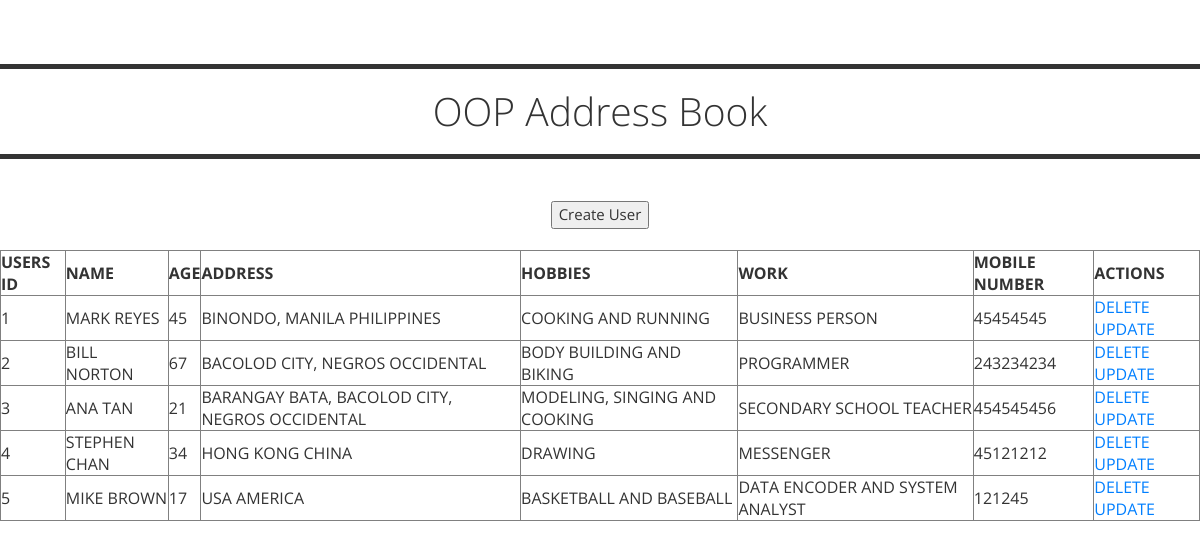
The page / on the database its author committed.
### tables this page shows
CREATE TABLE IF NOT EXISTS `users` (
  `id` int(11) NOT NULL AUTO_INCREMENT,
  `name` varchar(100) NOT NULL,
  `age` int(3) NOT NULL,
  `address` varchar(200) NOT NULL,
  `hobbies` varchar(100) NOT NULL,
  `work` varchar(50) NOT NULL,
  `mobile` int(15) NOT NULL,
  PRIMARY KEY (`id`)
);

### database.php (called while the page is built, shortened)
<?php
class Database extends PDO {
    private $stmt = "";
    public function __construct() {
        $options = array(
            PDO::ATTR_PERSISTENT => true,
            PDO::ATTR_ERRMODE => PDO::ERRMODE_EXCEPTION
        );
    }
    public function run($statement, $bind = array()) {
        try {
            $this->stmt = $this->prepare($statement);
            $this->stmt->execute($bind);
        } catch (Exception $e) {
            throw $e;
        }
    }
	public function fetchArray() {
        return $this->stmt->fetch(PDO::FETCH_ASSOC);
    }
    public function rowCount() {
        return $this->stmt->rowCount();
    }
}
?>

### user.php (called while the page is built, shortened)
<?php
require("database.php");
class user {
	private $db = null;
    function __construct() {
        $this->db = new Database();
    }
	public function display(){
		$temp_arr = array();
		$res = $this->db->run("SELECT * FROM users");
		while($row = $this->db->fetchArray()) {
			 $temp_arr[] =$row;
		 }
		return $temp_arr;
    }
}
?>

### index.php (the view, shortened to what this page needs)
<?php
	require_once('user.php');
	$user = new user();
?>
<html>
	<link href="bootstrap/css/bootstrap.min.css" rel="stylesheet">
	<body bgcolor="lightgreen">
	<br><br>
	<hr style="height:5px;border:none;color:#333;background-color:#333;" />
	<h1 align="center"> OOP Address Book </h1>
	<hr style="height:5px;border:none;color:#333;background-color:#333;" />
	<br>
	<center>
		<input type='button' name='add' value='Create User' onclick=javascript:location.href='create.php' title="Click here to add records in the database." />
	</center>
	<br>
	<table border='1' align="center">
		<tr>
			<th>USERS ID</th>
			<th>NAME</th>
			<th>AGE</th>
			<th>ADDRESS</th>
			<th>HOBBIES</th>
			<th>WORK</th>
			<th>MOBILE NUMBER</th>
			<th>ACTIONS</th>
		</tr>
	<?php
		$data = $user->display();
		$i = 0;
		foreach( $data as $eachrecord ) {
			$i++;
	?>
		<tr>
			<td><?php echo $i; ?> </td>
			<td><?php echo $eachrecord ['name']; ?></td>
			<td><?php echo $eachrecord ['age']; ?></td>
			<td><?php echo $eachrecord ['address']; ?></td>
			<td><?php echo $eachrecord ['hobbies']; ?></td>
			<td><?php echo $eachrecord ['work']; ?></td>
			<td><?php echo $eachrecord ['mobile']; ?></td>
			<td>
				<a href="index.php?uid=<?php echo $eachrecord['id']; ?>" title="Click here to delete record in the database." >DELETE</a>
				<a href="update.php?uid=<?php echo $eachrecord['id']; ?>" title="Click here to update record in the database.">UPDATE</a>
			</td>
		</tr>
	<?php
		}
	?>
	</table>
</body>
</html>

### rows shown on the page
users: name "MARK REYES", age "45", address "BINONDO, MANILA PHILIPPINES", hobbies "COOKING AND RUNNING", work "BUSINESS PERSON", mobile "45454545"
users: name "BILL NORTON", age "67", address "BACOLOD CITY, NEGROS OCCIDENTAL", hobbies "BODY BUILDING AND BIKING", work "PROGRAMMER", mobile "243234234"
users: name "ANA TAN", age "21", address "BARANGAY BATA, BACOLOD CITY, NEGROS OCCIDENTAL", hobbies "MODELING, SINGING AND COOKING", work "SECONDARY SCHOOL TEACHER", mobile "454545456"
users: name "STEPHEN CHAN", age "34", address "HONG KONG CHINA", hobbies "DRAWING", work "MESSENGER", mobile "45121212"
users: name "MIKE BROWN", age "17", address "USA AMERICA", hobbies "BASKETBALL AND BASEBALL", work "DATA ENCODER AND SYSTEM ANALYST", mobile "121245"
